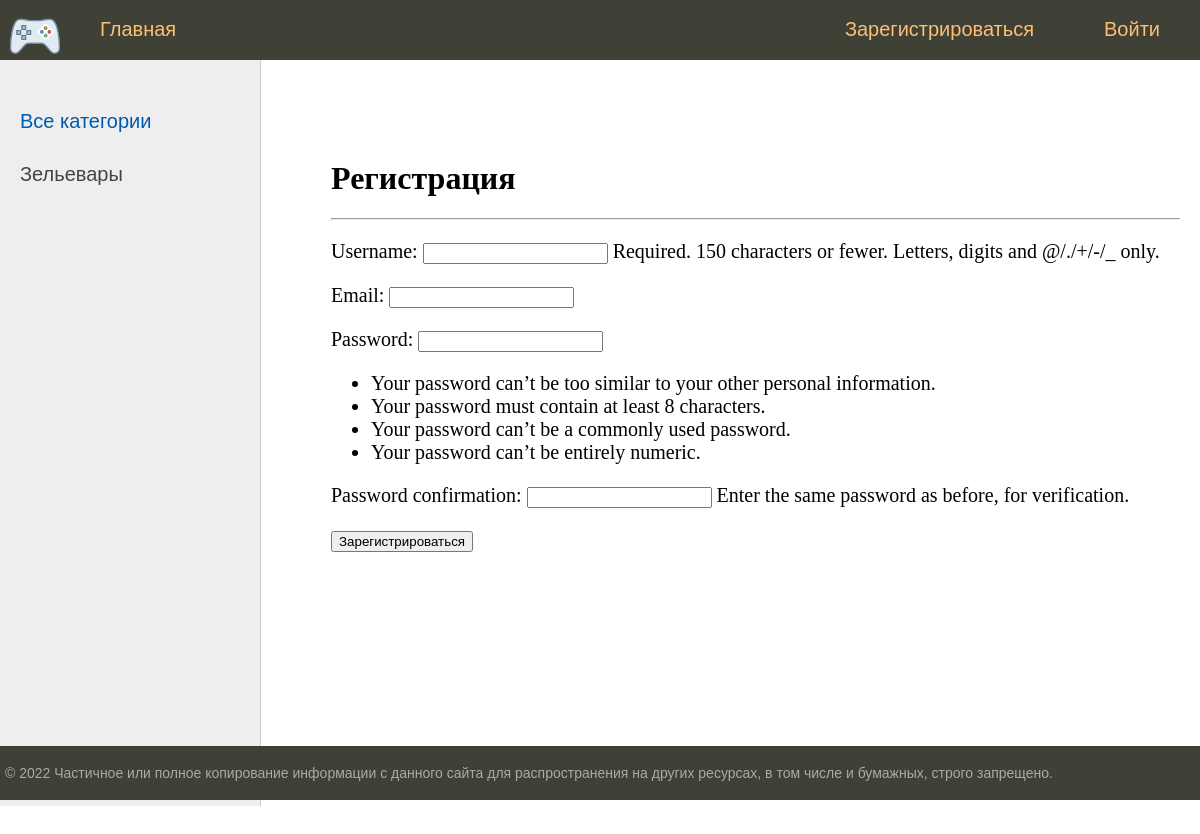
Page /users/register/ on the earlier database version.
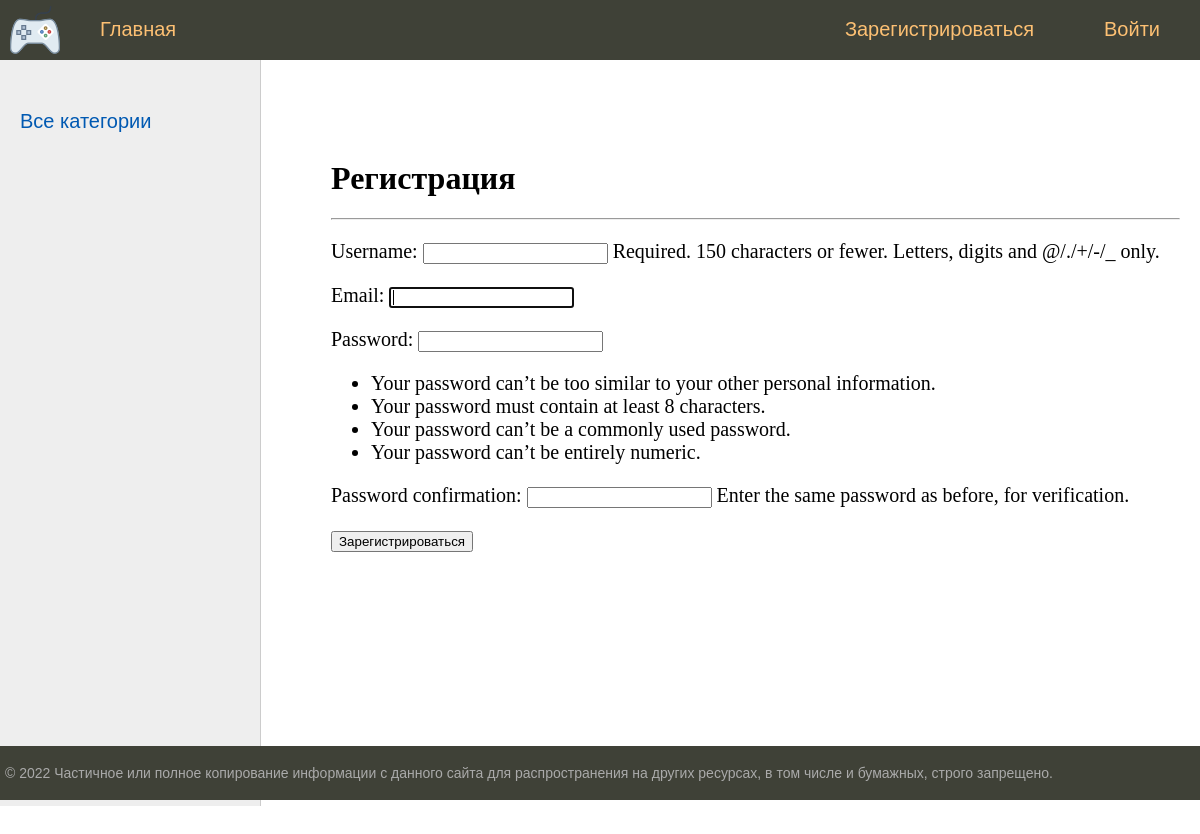
Same page on the later database version.
### bboard/models.py (models this page shows, shortened)
class Category(models.Model):
    name = models.CharField(
        max_length=64,
        unique=True,
        verbose_name='Категория',
        help_text='Имя категории длинной не более 64 символов ',
    )
    slug = models.SlugField(max_length=255, unique=True, db_index=True, verbose_name="URL")
    def get_absolute_url(self):
        return reverse('category', kwargs={'cat_slug': self.slug})
    class Meta:
        verbose_name = 'Категория'
        verbose_name_plural = 'Категории'

### users/views.py (the view, shortened to what this page needs)
# urls.py: path('register/', Register.as_view(), name='register'),
class Register(DataMixin, View):
    template_name = 'registration/register.html'
    def get(self, request):
        categories = self.get_user_context()['categories']
        menu = self.get_user_context()['menu']
        cat_selected = self.get_user_context()['cat_selected']
        context = {
            'form': MyUserCreationForm,
            'menu': menu,
            'categories': categories,
            'cat_selected': cat_selected,
        }
        return render(request, self.template_name, context)

### bboard/utils.py (called while the page is built)
    def get_user_context(self, **kwargs):
        context = kwargs
        categories =  Category.objects.annotate(Count('post'))
        user_menu = menu.copy()
        if not self.request.user.is_authenticated:
            for i in range(3):
                user_menu.pop(1)
        else:
            user_menu.pop(4)
        context['menu'] = user_menu
        context['categories'] = categories
        if 'cat_selected' not in context:
            context['cat_selected'] = 0
        return context

### templates/registration/register.html (shortened to what this page needs)
{% extends "base.html" %}
{% block content %}
    <h1>Регистрация</h1>
    <hr>
    <form action="{% url 'register' %}" method="post">
        {{ form.as_p }}
        <button type="submit">Зарегистрироваться</button>
    </form>
{% endblock %}

### templates/base.html (shortened to what this page needs)
<!DOCTYPE html>
<html>
<head>
	{% load static %}
	{% load bboard_tags %}
	<link type="text/css" href="{% static 'bboard/css/styles.css' %}" rel="stylesheet" />
</head>
<body>
	<table class="table-page" border=0 cellpadding="0" cellspacing="0">
	<tr><td valign=top>
	{% block mainmenu %}
			<div class="header">
				<ul id="mainmenu" class="mainmenu">
					<li class="logo"><a href="{% url 'home' %}"><div class="logo"></div></a></li>
					{% for m in menu %}
						{% if not forloop.last %}
							<li><a href="{% url m.url_name %}">{{ m.title }}</a></li>
						{% else %}
							<li class="last"><a href="{% url m.url_name %}">{{ m.title }}</a></li>
						{% endif %}
					{% endfor %}
					{% if user.is_authenticated %}
						<li class="last" style="color: #93a1a1 ">Пользователь: {{ user }}</li>
					{% else %}
						<li class="last"><a href="{% url 'register' %}">Зарегистрироваться</a></li>
					{% endif %}
				</ul>
			</div>
	{% endblock mainmenu %}
	<table class="table-content" border=0 cellpadding="0" cellspacing="0">
	<tr>
		<td valign="top" class="left-chapters">
		<ul id="leftchapters">
			{% if cat_selected == 0 %}
				<li class="selected">Все категории</li>
			{% else %}
				<li><a href="{% url 'home' %}">Все категории</a></li>
			{% endif %}
			{% for c in categories %}
			{% if c.post__count > 0 %}
					{% if c.pk == cat_selected %}
						<li class="selected">{{c.name}}</li>
					{% else %}
						<li><a href="{{ c.get_absolute_url }}">{{c.name}}</a></li>
					{% endif %}
			{% endif %}
			{% endfor %}
		</ul>
	</td>
	<td valign="top" class="content">
		<div class="content-text">
			{% block content %}
			{% endblock %}
		</div>
	</td></tr></table>
	</td></tr>
	<tr><td valign=top>
		<div id="footer">
			<p>&copy; 2022 Частичное или полное копирование информации с данного сайта для распространения на других ресурсах, в том числе и бумажных, строго запрещено.</p>
		</div>
	</td></tr></table>
</body>
</html>

Differences in the rows shown:
removed Category: name "Зельевары"
